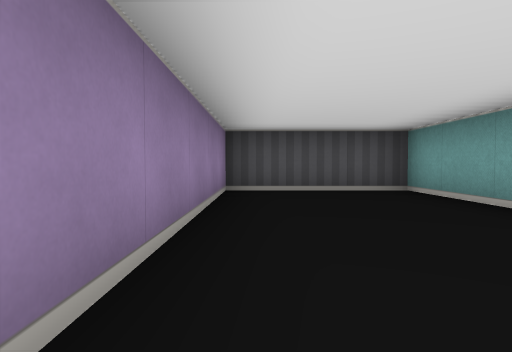
[1] (above)

16 first-person views from a walk through a cub3D level. The camera is about half as high as the walls, tilts 2° down and sees 75° across. The floor is counted in squares. Each view is taken from the middle of a square. On the plan, view 1 faces up. The plan holds only what a view shows up to about 9 squares ahead; the rest is blank.

[2]
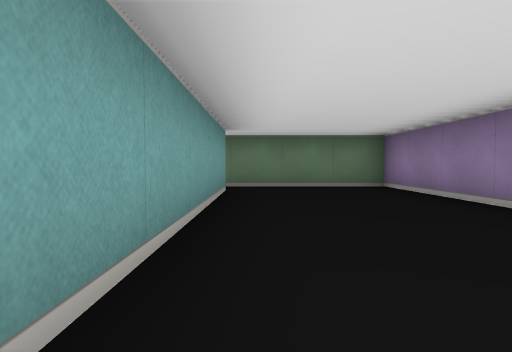

[3]
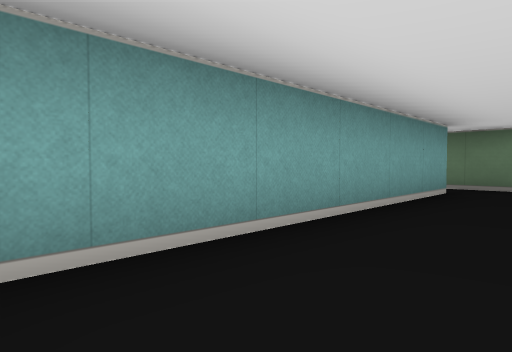

[4]
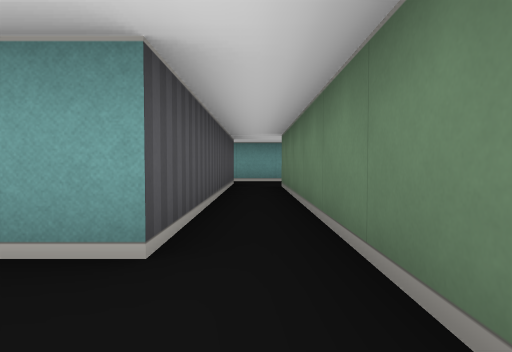

[5]
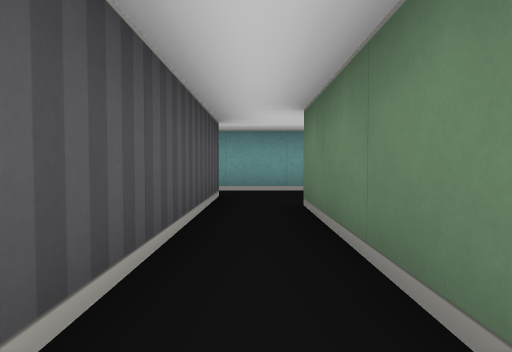

[6]
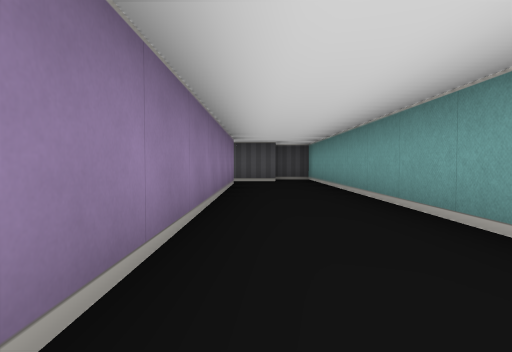

[7]
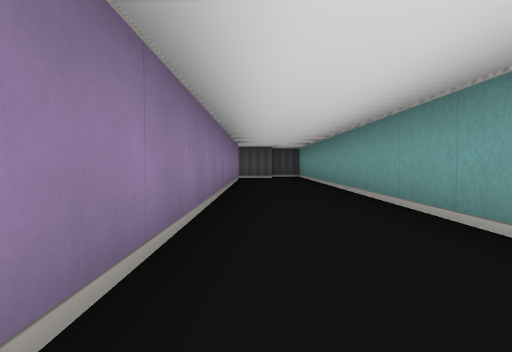

[8]
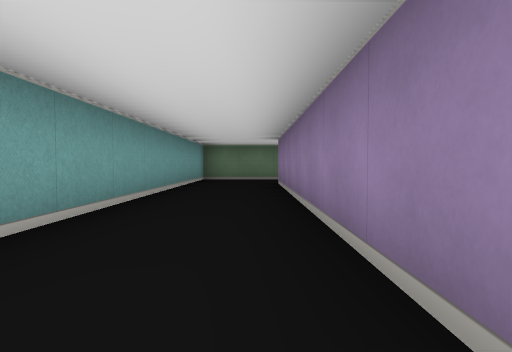

[9]
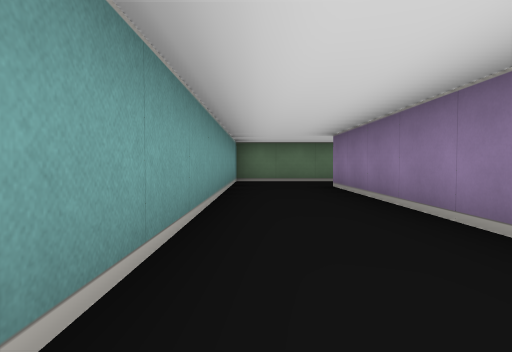

[10]
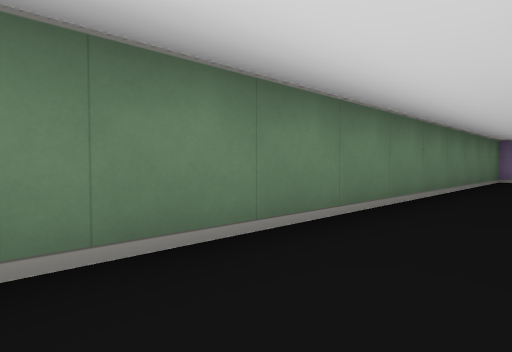

[11]
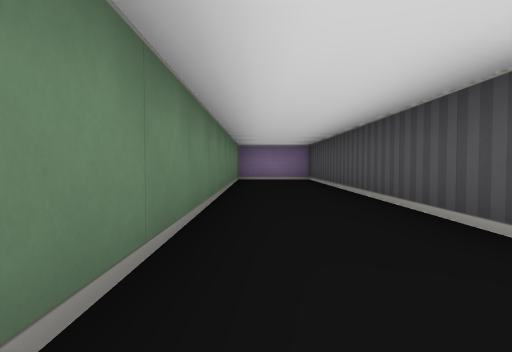

[12]
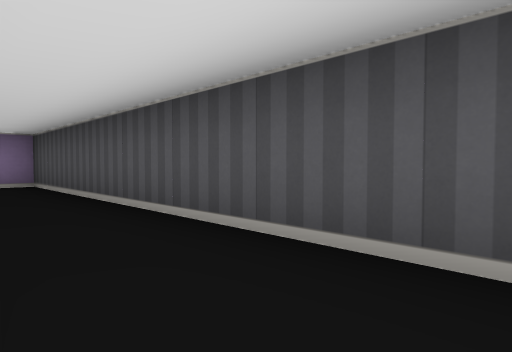

[13]
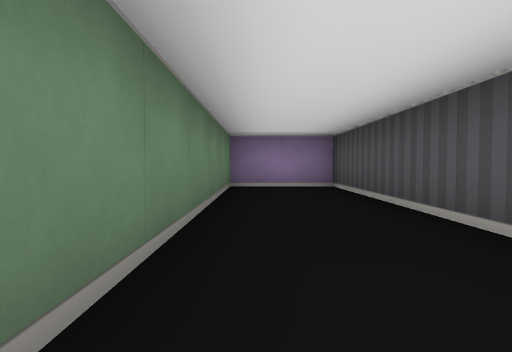

[14]
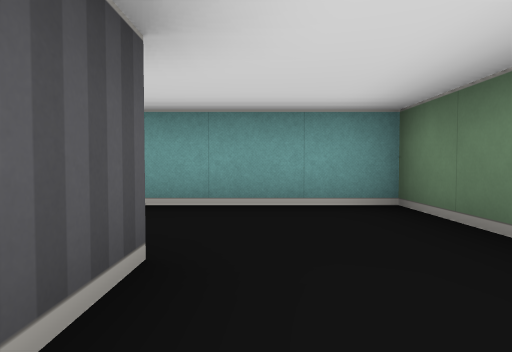

[15]
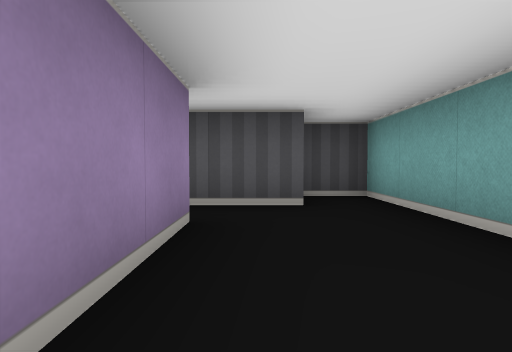

[16]
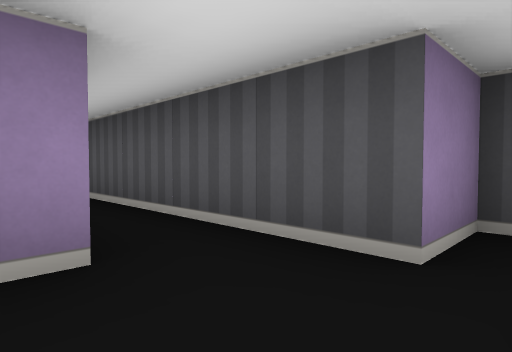

### Floor plan
Points are (right, up) in squares from view 1. A wall is a line through its corners. A room is listed if a view was taken in it or the views show most of it. See-through windows are left out.
Room 1 (views 1, 2, 3, 4)
walls: (2.5, -0.5) (2.5, 5.5) (-0.5, 5.5) (-0.5, -1.5) (2.5, -1.5)
ways out: opening at (3, -1) to room 2
Room 2 (views 5, 6, 7, 8, 9, 10, 11, 12, 13, 14, 15, 16)
walls: (2.5, -1.5) (7.5, -1.5) (7.5, -14.5) (-0.5, -14.5) (-0.5, -16.5) (9.5, -16.5) (9.5, 0.5) (8.5, 0.5) (8.5, -0.5) (2.5, -0.5)
ways out: opening at (3, -1) to room 1

Where each view was taken, in squares from view 1:
view 1: 0 up, 0 right, facing up
view 2: 5 up, 2 right, facing down
view 3: 5 up, 1 right, facing down-right
view 4: 1 down, 1 right, facing right
view 5: 1 down, 4 right, facing right
view 6: 9 down, 8 right, facing up
view 7: 11 down, 8 right, facing up
view 8: 7 down, 8 right, facing down
view 9: 8 down, 9 right, facing down
view 10: 15 down, 9 right, facing down-left
view 11: 16 down, 9 right, facing left
view 12: 16 down, 7 right, facing up-left
view 13: 16 down, 6 right, facing left
view 14: 15 down, 6 right, facing right
view 15: 4 down, 8 right, facing up
view 16: 2 down, 9 right, facing up-left
